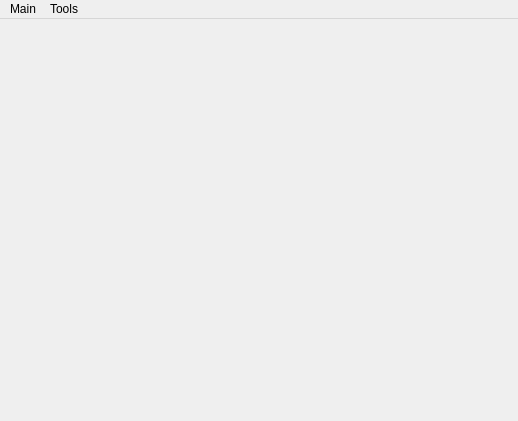
<?xml version="1.0" encoding="UTF-8"?>
<ui version="4.0">
 <class>MainWindow</class>
 <widget class="QMainWindow" name="MainWindow">
  <property name="geometry">
   <rect>
    <x>0</x>
    <y>0</y>
    <width>518</width>
    <height>421</height>
   </rect>
  </property>
  <property name="windowTitle">
   <string>MainWindow</string>
  </property>
  <widget class="QWidget" name="centralWidget">
   <layout class="QHBoxLayout" name="horizontalLayout">
    <item>
     <widget class="DrawWidget" name="widget" native="true"/>
    </item>
   </layout>
  </widget>
  <widget class="QMenuBar" name="menuBar">
   <property name="geometry">
    <rect>
     <x>0</x>
     <y>0</y>
     <width>518</width>
     <height>21</height>
    </rect>
   </property>
   <widget class="QMenu" name="menuMain">
    <property name="title">
     <string>Main</string>
    </property>
    <addaction name="actionSave_Image"/>
    <addaction name="actionExit"/>
   </widget>
   <widget class="QMenu" name="menuTools">
    <property name="title">
     <string>Tools</string>
    </property>
    <addaction name="actionClear"/>
   </widget>
   <addaction name="menuMain"/>
   <addaction name="menuTools"/>
  </widget>
  <action name="actionExit">
   <property name="text">
    <string>Exit</string>
   </property>
  </action>
  <action name="actionClear">
   <property name="text">
    <string>Clear</string>
   </property>
  </action>
  <action name="actionSave_Image">
   <property name="text">
    <string>Save Image</string>
   </property>
  </action>
 </widget>
 <layoutdefault spacing="6" margin="11"/>
 <customwidgets>
  <customwidget>
   <class>DrawWidget</class>
   <extends>QWidget</extends>
   <header>drawwidget.h</header>
   <container>1</container>
  </customwidget>
 </customwidgets>
 <resources/>
 <connections>
  <connection>
   <sender>actionExit</sender>
   <signal>triggered()</signal>
   <receiver>MainWindow</receiver>
   <slot>close()</slot>
   <hints>
    <hint type="sourcelabel">
     <x>-1</x>
     <y>-1</y>
    </hint>
    <hint type="destinationlabel">
     <x>199</x>
     <y>149</y>
    </hint>
   </hints>
  </connection>
 </connections>
</ui>
